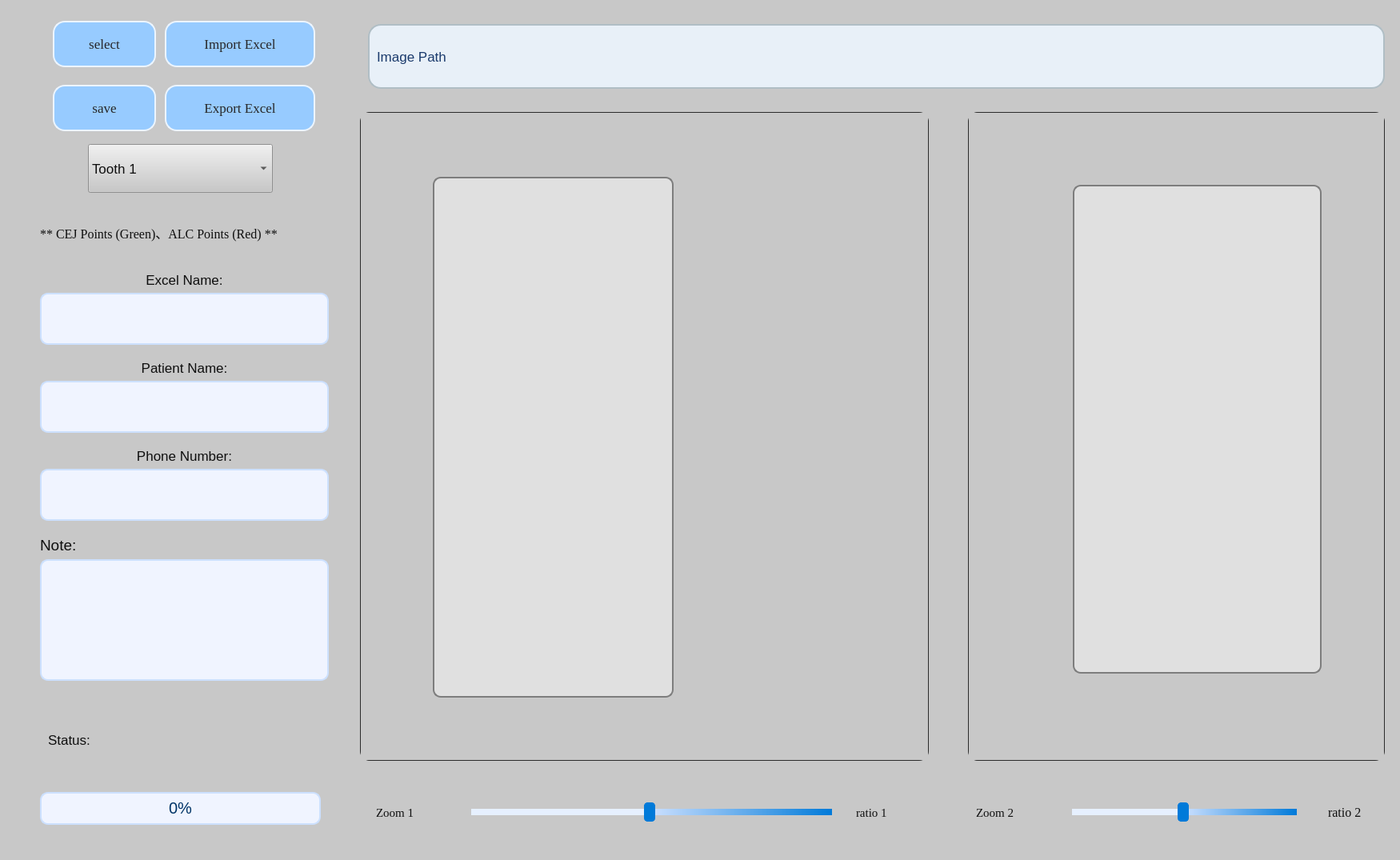
<?xml version="1.0" encoding="UTF-8"?>
<ui version="4.0">
 <class>Dentist_app</class>
 <widget class="QWidget" name="Dentist_app">
  <property name="geometry">
   <rect>
    <x>0</x>
    <y>0</y>
    <width>1750</width>
    <height>1075</height>
   </rect>
  </property>
  <property name="sizePolicy">
   <sizepolicy hsizetype="Fixed" vsizetype="Fixed">
    <horstretch>0</horstretch>
    <verstretch>0</verstretch>
   </sizepolicy>
  </property>
  <property name="baseSize">
   <size>
    <width>0</width>
    <height>0</height>
   </size>
  </property>
  <property name="font">
   <font>
    <family>Times New Roman</family>
    <pointsize>12</pointsize>
    <weight>50</weight>
    <italic>false</italic>
    <bold>false</bold>
   </font>
  </property>
  <property name="cursor">
   <cursorShape>ArrowCursor</cursorShape>
  </property>
  <property name="windowTitle">
   <string>Dental app</string>
  </property>
  <property name="styleSheet">
   <string notr="true">font:  &quot;Times New Roman&quot;;
color: rgb(15, 15, 15);
background-color: rgb(200, 200, 200);
</string>
  </property>
  <widget class="QSlider" name="slider_zoom_1">
   <property name="geometry">
    <rect>
     <x>589</x>
     <y>990</y>
     <width>451</width>
     <height>51</height>
    </rect>
   </property>
   <property name="styleSheet">
    <string notr="true">QSlider::groove:horizontal {
    border: 2px solid #cccccc; /* 淺灰色邊框 */
    height: 4px; /* 增加高度以便顯示更清晰 */
}

QSlider::handle:horizontal {
    background: #007ad9; /* 藍色手柄 */
    width: 12px; /* 手柄的寬度 */
    height: 20px; /* 增加手柄的高度，讓手柄變長 */
    margin: -10px -6px; /* 調整手柄的位置 */
    border-radius: 4px; /* 圓角更明顯 */
    border: 1px solid #007ad9; /* 藍色邊框 */
}

QSlider::add-page:horizontal {
    background: qlineargradient(x1:0, y1:0, x2:1, y2:0, stop:0 #cce0ff, stop:1 #007ad9); /* 藍色漸變 */
}

QSlider::sub-page:horizontal {
    background: #e6f0ff; /* 藍灰色背景 */
}

QSlider::handle:horizontal:hover {
    background: #0056a0; /* 更深藍色手柄 */
    border-color: #0056a0; /* 同樣顏色的邊框 */
}
</string>
   </property>
   <property name="value">
    <number>49</number>
   </property>
   <property name="orientation">
    <enum>Qt::Horizontal</enum>
   </property>
  </widget>
  <widget class="QLabel" name="label_ratio_1">
   <property name="geometry">
    <rect>
     <x>1070</x>
     <y>990</y>
     <width>71</width>
     <height>51</height>
    </rect>
   </property>
   <property name="font">
    <font>
     <family>Times New Roman</family>
     <pointsize>11</pointsize>
     <weight>50</weight>
     <italic>false</italic>
     <bold>false</bold>
    </font>
   </property>
   <property name="text">
    <string>ratio 1</string>
   </property>
  </widget>
  <widget class="QLabel" name="label_img_path">
   <property name="geometry">
    <rect>
     <x>460</x>
     <y>30</y>
     <width>1271</width>
     <height>81</height>
    </rect>
   </property>
   <property name="font">
    <font>
     <pointsize>13</pointsize>
     <weight>50</weight>
     <italic>false</italic>
     <bold>false</bold>
    </font>
   </property>
   <property name="styleSheet">
    <string notr="true">QLabel {
    border: 2px solid #b0bec5; /* 中灰藍色邊框 */
    padding: 5px;
    background: #e8f0f8; /* 淺藍灰色背景 */
    color: #1a3a6c; /* 深藍色文字 */
    border-radius: 16px; /* 圓角邊框 */
}
</string>
   </property>
   <property name="text">
    <string>Image Path</string>
   </property>
  </widget>
  <widget class="QSlider" name="slider_zoom_2">
   <property name="geometry">
    <rect>
     <x>1340</x>
     <y>990</y>
     <width>281</width>
     <height>51</height>
    </rect>
   </property>
   <property name="styleSheet">
    <string notr="true">QSlider::groove:horizontal {
    border: 2px solid #cccccc; /* 淺灰色邊框 */
    height: 4px; /* 增加高度以便顯示更清晰 */
}

QSlider::handle:horizontal {
    background: #007ad9; /* 藍色手柄 */
    width: 12px; /* 手柄的寬度 */
    height: 20px; /* 增加手柄的高度，讓手柄變長 */
    margin: -10px -6px; /* 調整手柄的位置 */
    border-radius: 4px; /* 圓角更明顯 */
    border: 1px solid #007ad9; /* 藍色邊框 */
}

QSlider::add-page:horizontal {
    background: qlineargradient(x1:0, y1:0, x2:1, y2:0, stop:0 #cce0ff, stop:1 #007ad9); /* 藍色漸變 */
}

QSlider::sub-page:horizontal {
    background: #e6f0ff; /* 藍灰色背景 */
}

QSlider::handle:horizontal:hover {
    background: #0056a0; /* 更深藍色手柄 */
    border-color: #0056a0; /* 同樣顏色的邊框 */
}
</string>
   </property>
   <property name="value">
    <number>49</number>
   </property>
   <property name="orientation">
    <enum>Qt::Horizontal</enum>
   </property>
  </widget>
  <widget class="QLabel" name="label_ratio_2">
   <property name="geometry">
    <rect>
     <x>1660</x>
     <y>990</y>
     <width>71</width>
     <height>51</height>
    </rect>
   </property>
   <property name="font">
    <font>
     <family>Times New Roman</family>
     <pointsize>12</pointsize>
     <weight>50</weight>
     <italic>false</italic>
     <bold>false</bold>
    </font>
   </property>
   <property name="text">
    <string>ratio 2</string>
   </property>
  </widget>
  <widget class="QLabel" name="label_zoom_1">
   <property name="geometry">
    <rect>
     <x>470</x>
     <y>990</y>
     <width>81</width>
     <height>51</height>
    </rect>
   </property>
   <property name="font">
    <font>
     <family>Times New Roman</family>
     <pointsize>11</pointsize>
     <weight>50</weight>
     <italic>false</italic>
     <bold>false</bold>
    </font>
   </property>
   <property name="text">
    <string>Zoom 1</string>
   </property>
  </widget>
  <widget class="QLabel" name="label_zoom_2">
   <property name="geometry">
    <rect>
     <x>1220</x>
     <y>990</y>
     <width>91</width>
     <height>51</height>
    </rect>
   </property>
   <property name="font">
    <font>
     <family>Times New Roman</family>
     <pointsize>11</pointsize>
     <weight>50</weight>
     <italic>false</italic>
     <bold>false</bold>
    </font>
   </property>
   <property name="text">
    <string>Zoom 2</string>
   </property>
  </widget>
  <widget class="QWidget" name="verticalLayoutWidget">
   <property name="geometry">
    <rect>
     <x>450</x>
     <y>140</y>
     <width>711</width>
     <height>811</height>
    </rect>
   </property>
   <layout class="QVBoxLayout" name="verticalLayout">
    <item>
     <widget class="QScrollArea" name="scrollArea">
      <property name="styleSheet">
       <string notr="true">QScrollArea {
    border: 1px solid #2c2c2c; /* 深灰色邊框 */
    border-radius: 12px; /* 邊角圓滑 */
    background-color: #1e1e1e; /* 深色背景 */
}

QScrollBar:vertical {
    border: 1px solid #2c2c2c; /* 深灰色邊框 */
    background: #2e2e2e; /* 深灰色背景 */
    width: 14px; /* 垂直滾動條寬度 */
}

QScrollBar:horizontal {
    border: 1px solid #2c2c2c; /* 深灰色邊框 */
    background: #2e2e2e; /* 深灰色背景 */
    height: 14px; /* 水平滾動條高度 */
}

QScrollBar::handle:vertical {
    background: #4a4a4a; /* 更深的灰色滾動條手柄 */
    border-radius: 7px; /* 滾動條手柄圓角 */
}

QScrollBar::handle:horizontal {
    background: #4a4a4a; /* 更深的灰色滾動條手柄 */
    border-radius: 7px; /* 滾動條手柄圓角 */
}

QScrollBar::add-line:vertical {
    border: 1px solid #2c2c2c; /* 深灰色邊框 */
    background: #2e2e2e; /* 深灰色背景 */
    height: 10px; /* 添加按鈕高度 */
}

QScrollBar::sub-line:vertical {
    border: 1px solid #2c2c2c; /* 深灰色邊框 */
    background: #2e2e2e; /* 深灰色背景 */
    height: 10px; /* 減少按鈕高度 */
}

QScrollBar::add-line:horizontal {
    border: 1px solid #2c2c2c; /* 深灰色邊框 */
    background: #2e2e2e; /* 深灰色背景 */
    width: 10px; /* 添加按鈕寬度 */
}

QScrollBar::sub-line:horizontal {
    border: 1px solid #2c2c2c; /* 深灰色邊框 */
    background: #2e2e2e; /* 深灰色背景 */
    width: 10px; /* 減少按鈕寬度 */
}

QScrollBar::add-page:vertical, QScrollBar::sub-page:vertical {
    background: #1e1e1e; /* 深色背景 */
}

QScrollBar::add-page:horizontal, QScrollBar::sub-page:horizontal {
    background: #1e1e1e; /* 深色背景 */
}
</string>
      </property>
      <property name="widgetResizable">
       <bool>true</bool>
      </property>
      <widget class="QWidget" name="scrollAreaWidgetContents">
       <property name="geometry">
        <rect>
         <x>0</x>
         <y>0</y>
         <width>707</width>
         <height>807</height>
        </rect>
       </property>
       <widget class="QLabel" name="label_original_img">
        <property name="geometry">
         <rect>
          <x>90</x>
          <y>80</y>
          <width>301</width>
          <height>651</height>
         </rect>
        </property>
        <property name="styleSheet">
         <string notr="true">QLabel {
    background-color: #e0e0e0; /* 更深的淺灰色背景 */
    border: 2px solid #7d7d7d; /* 深灰色邊框 */
    border-radius: 10px; /* 邊角圓滑 */
    padding: 5px; /* 內邊距 */
}

QLabel::image {
    border-radius: 8px; /* 圖片邊角圓滑 */
}
</string>
        </property>
        <property name="text">
         <string/>
        </property>
       </widget>
      </widget>
     </widget>
    </item>
   </layout>
  </widget>
  <widget class="QWidget" name="verticalLayoutWidget_2">
   <property name="geometry">
    <rect>
     <x>1210</x>
     <y>140</y>
     <width>521</width>
     <height>811</height>
    </rect>
   </property>
   <layout class="QVBoxLayout" name="verticalLayout_2">
    <item>
     <widget class="QScrollArea" name="scrollArea_2">
      <property name="styleSheet">
       <string notr="true">QScrollArea {
    border: 1px solid #2c2c2c; /* 深灰色邊框 */
    border-radius: 12px; /* 邊角圓滑 */
    background-color: #1e1e1e; /* 深色背景 */
}

QScrollBar:vertical {
    border: 1px solid #2c2c2c; /* 深灰色邊框 */
    background: #2e2e2e; /* 深灰色背景 */
    width: 14px; /* 垂直滾動條寬度 */
}

QScrollBar:horizontal {
    border: 1px solid #2c2c2c; /* 深灰色邊框 */
    background: #2e2e2e; /* 深灰色背景 */
    height: 14px; /* 水平滾動條高度 */
}

QScrollBar::handle:vertical {
    background: #4a4a4a; /* 更深的灰色滾動條手柄 */
    border-radius: 7px; /* 滾動條手柄圓角 */
}

QScrollBar::handle:horizontal {
    background: #4a4a4a; /* 更深的灰色滾動條手柄 */
    border-radius: 7px; /* 滾動條手柄圓角 */
}

QScrollBar::add-line:vertical {
    border: 1px solid #2c2c2c; /* 深灰色邊框 */
    background: #2e2e2e; /* 深灰色背景 */
    height: 10px; /* 添加按鈕高度 */
}

QScrollBar::sub-line:vertical {
    border: 1px solid #2c2c2c; /* 深灰色邊框 */
    background: #2e2e2e; /* 深灰色背景 */
    height: 10px; /* 減少按鈕高度 */
}

QScrollBar::add-line:horizontal {
    border: 1px solid #2c2c2c; /* 深灰色邊框 */
    background: #2e2e2e; /* 深灰色背景 */
    width: 10px; /* 添加按鈕寬度 */
}

QScrollBar::sub-line:horizontal {
    border: 1px solid #2c2c2c; /* 深灰色邊框 */
    background: #2e2e2e; /* 深灰色背景 */
    width: 10px; /* 減少按鈕寬度 */
}

QScrollBar::add-page:vertical, QScrollBar::sub-page:vertical {
    background: #1e1e1e; /* 深色背景 */
}

QScrollBar::add-page:horizontal, QScrollBar::sub-page:horizontal {
    background: #1e1e1e; /* 深色背景 */
}
</string>
      </property>
      <property name="widgetResizable">
       <bool>true</bool>
      </property>
      <widget class="QWidget" name="scrollAreaWidgetContents_2">
       <property name="geometry">
        <rect>
         <x>0</x>
         <y>0</y>
         <width>517</width>
         <height>807</height>
        </rect>
       </property>
       <widget class="QLabel" name="label_crop_tooth">
        <property name="geometry">
         <rect>
          <x>130</x>
          <y>90</y>
          <width>311</width>
          <height>611</height>
         </rect>
        </property>
        <property name="styleSheet">
         <string notr="true">QLabel {
    background-color: #e0e0e0; /* 更深的淺灰色背景 */
    border: 2px solid #7d7d7d; /* 深灰色邊框 */
    border-radius: 10px; /* 邊角圓滑 */
    padding: 5px; /* 內邊距 */
}

QLabel::image {
    border-radius: 8px; /* 圖片邊角圓滑 */
}
</string>
        </property>
        <property name="text">
         <string/>
        </property>
       </widget>
      </widget>
     </widget>
    </item>
   </layout>
  </widget>
  <widget class="QWidget" name="layoutWidget_4">
   <property name="geometry">
    <rect>
     <x>50</x>
     <y>560</y>
     <width>361</width>
     <height>91</height>
    </rect>
   </property>
   <layout class="QVBoxLayout" name="verticalLayout_3">
    <item>
     <widget class="QLabel" name="label_phone">
      <property name="font">
       <font>
        <pointsize>13</pointsize>
       </font>
      </property>
      <property name="text">
       <string>Phone Number:</string>
      </property>
      <property name="alignment">
       <set>Qt::AlignCenter</set>
      </property>
     </widget>
    </item>
    <item>
     <widget class="QTextEdit" name="textEdit_phone">
      <property name="font">
       <font>
        <pointsize>16</pointsize>
        <weight>50</weight>
        <italic>false</italic>
        <bold>false</bold>
       </font>
      </property>
      <property name="styleSheet">
       <string notr="true">QTextEdit {
    border: 2px solid #cce0ff; /* 淺藍色邊框 */
    padding: 5px;
    background: #f0f4ff; /* 藍灰色背景 */
    color: #003366; /* 更深的藍色文字 */
    border-radius: 10px;
    selection-background-color: #007ad9; /* 藍色選擇背景 */
    selection-color: #f0f4ff; /* 藍灰色選擇文字 */
}
</string>
      </property>
      <property name="html">
       <string>&lt;!DOCTYPE HTML PUBLIC &quot;-//W3C//DTD HTML 4.0//EN&quot; &quot;http://www.w3.org/TR/REC-html40/strict.dtd&quot;&gt;
&lt;html&gt;&lt;head&gt;&lt;meta name=&quot;qrichtext&quot; content=&quot;1&quot; /&gt;&lt;style type=&quot;text/css&quot;&gt;
p, li { white-space: pre-wrap; }
&lt;/style&gt;&lt;/head&gt;&lt;body style=&quot; font-family:'PMingLiU'; font-size:16pt; font-weight:400; font-style:normal;&quot;&gt;
&lt;p style=&quot;-qt-paragraph-type:empty; margin-top:0px; margin-bottom:0px; margin-left:0px; margin-right:0px; -qt-block-indent:0; text-indent:0px; font-size:14px;&quot;&gt;&lt;br /&gt;&lt;/p&gt;&lt;/body&gt;&lt;/html&gt;</string>
      </property>
     </widget>
    </item>
   </layout>
  </widget>
  <widget class="QLabel" name="label_status">
   <property name="geometry">
    <rect>
     <x>60</x>
     <y>890</y>
     <width>341</width>
     <height>70</height>
    </rect>
   </property>
   <property name="font">
    <font>
     <pointsize>13</pointsize>
    </font>
   </property>
   <property name="text">
    <string>Status:</string>
   </property>
  </widget>
  <widget class="QWidget" name="layoutWidget">
   <property name="geometry">
    <rect>
     <x>50</x>
     <y>450</y>
     <width>361</width>
     <height>91</height>
    </rect>
   </property>
   <layout class="QVBoxLayout" name="verticalLayout_14">
    <item>
     <widget class="QLabel" name="label_patient_name">
      <property name="font">
       <font>
        <pointsize>13</pointsize>
       </font>
      </property>
      <property name="text">
       <string>Patient Name:</string>
      </property>
      <property name="alignment">
       <set>Qt::AlignCenter</set>
      </property>
     </widget>
    </item>
    <item>
     <widget class="QTextEdit" name="textEdit_name">
      <property name="font">
       <font>
        <pointsize>16</pointsize>
        <weight>50</weight>
        <italic>false</italic>
        <bold>false</bold>
       </font>
      </property>
      <property name="toolTipDuration">
       <number>-1</number>
      </property>
      <property name="styleSheet">
       <string notr="true">QTextEdit {
    border: 2px solid #cce0ff; /* 淺藍色邊框 */
    padding: 5px;
    background: #f0f4ff; /* 藍灰色背景 */
    color: #003366; /* 更深的藍色文字 */
    border-radius: 10px;
    selection-background-color: #007ad9; /* 藍色選擇背景 */
    selection-color: #f0f4ff; /* 藍灰色選擇文字 */
}
</string>
      </property>
     </widget>
    </item>
   </layout>
  </widget>
  <widget class="QProgressBar" name="progressBar_status">
   <property name="geometry">
    <rect>
     <x>50</x>
     <y>990</y>
     <width>351</width>
     <height>41</height>
    </rect>
   </property>
   <property name="font">
    <font>
     <pointsize>15</pointsize>
    </font>
   </property>
   <property name="styleSheet">
    <string notr="true">QProgressBar {
    border: 2px solid #cce0ff; /* 淺藍色邊框 */
    padding: 2px;
    text-align: center;
    background: #f0f4ff; /* 藍灰色背景 */
    color: #003366; /* 深藍色文字 */
    border-radius: 10px;
}

QProgressBar::chunk {
    background: #007ad9; /* 藍色填充 */
    border-radius: 10px;
}
</string>
   </property>
   <property name="value">
    <number>0</number>
   </property>
  </widget>
  <widget class="QWidget" name="layoutWidget_2">
   <property name="geometry">
    <rect>
     <x>50</x>
     <y>670</y>
     <width>361</width>
     <height>181</height>
    </rect>
   </property>
   <layout class="QVBoxLayout" name="verticalLayout_11">
    <item>
     <widget class="QLabel" name="label_note">
      <property name="font">
       <font>
        <pointsize>14</pointsize>
       </font>
      </property>
      <property name="text">
       <string>Note:</string>
      </property>
     </widget>
    </item>
    <item>
     <widget class="QTextEdit" name="textEdit_note">
      <property name="font">
       <font>
        <pointsize>15</pointsize>
        <weight>50</weight>
        <italic>false</italic>
        <bold>false</bold>
       </font>
      </property>
      <property name="styleSheet">
       <string notr="true">QTextEdit {
    border: 2px solid #cce0ff; /* 淺藍色邊框 */
    padding: 5px;
    background: #f0f4ff; /* 藍灰色背景 */
    color: #003366; /* 更深的藍色文字 */
    border-radius: 10px;
    selection-background-color: #007ad9; /* 藍色選擇背景 */
    selection-color: #f0f4ff; /* 藍灰色選擇文字 */
}
</string>
      </property>
      <property name="html">
       <string>&lt;!DOCTYPE HTML PUBLIC &quot;-//W3C//DTD HTML 4.0//EN&quot; &quot;http://www.w3.org/TR/REC-html40/strict.dtd&quot;&gt;
&lt;html&gt;&lt;head&gt;&lt;meta name=&quot;qrichtext&quot; content=&quot;1&quot; /&gt;&lt;style type=&quot;text/css&quot;&gt;
p, li { white-space: pre-wrap; }
&lt;/style&gt;&lt;/head&gt;&lt;body style=&quot; font-family:'PMingLiU'; font-size:15pt; font-weight:400; font-style:normal;&quot;&gt;
&lt;p style=&quot;-qt-paragraph-type:empty; margin-top:0px; margin-bottom:0px; margin-left:0px; margin-right:0px; -qt-block-indent:0; text-indent:0px; font-size:14px;&quot;&gt;&lt;br /&gt;&lt;/p&gt;&lt;/body&gt;&lt;/html&gt;</string>
      </property>
     </widget>
    </item>
   </layout>
  </widget>
  <widget class="QWidget" name="layoutWidget_3">
   <property name="geometry">
    <rect>
     <x>50</x>
     <y>340</y>
     <width>361</width>
     <height>91</height>
    </rect>
   </property>
   <layout class="QVBoxLayout" name="verticalLayout_4">
    <item>
     <widget class="QLabel" name="label_excel_name">
      <property name="font">
       <font>
        <pointsize>13</pointsize>
       </font>
      </property>
      <property name="text">
       <string>Excel Name:</string>
      </property>
      <property name="alignment">
       <set>Qt::AlignCenter</set>
      </property>
     </widget>
    </item>
    <item>
     <widget class="QTextEdit" name="textEdit_excel_name">
      <property name="font">
       <font>
        <pointsize>16</pointsize>
        <weight>50</weight>
        <italic>false</italic>
        <bold>false</bold>
       </font>
      </property>
      <property name="styleSheet">
       <string notr="true">QTextEdit {
    border: 2px solid #cce0ff; /* 淺藍色邊框 */
    padding: 5px;
    background: #f0f4ff; /* 藍灰色背景 */
    color: #003366; /* 更深的藍色文字 */
    border-radius: 10px;
    selection-background-color: #007ad9; /* 藍色選擇背景 */
    selection-color: #f0f4ff; /* 藍灰色選擇文字 */
}
</string>
      </property>
     </widget>
    </item>
   </layout>
  </widget>
  <widget class="QPushButton" name="btn_select_img">
   <property name="geometry">
    <rect>
     <x>60</x>
     <y>20</y>
     <width>141</width>
     <height>70</height>
    </rect>
   </property>
   <property name="font">
    <font>
     <family>Times New Roman</family>
     <pointsize>13</pointsize>
     <weight>50</weight>
     <italic>false</italic>
     <bold>false</bold>
    </font>
   </property>
   <property name="styleSheet">
    <string notr="true">QPushButton {
    margin: 6px;
    background-color: #97CBFF;
    border: 2px solid #ECF5FF;
    border-radius: 15px;
    color: #272727;
}

QPushButton::hover {
    background-color: #2894FF;
}

QPushButton::pressed {
    background-color: #005BB5;
    color: #FFFFFF;
}

</string>
   </property>
   <property name="text">
    <string>select</string>
   </property>
   <property name="icon">
    <iconset resource="images/images.qrc">
     <normaloff>:/images/select_4.png</normaloff>
     <normalon>:/images/select_5.png</normalon>:/images/select_4.png</iconset>
   </property>
   <property name="iconSize">
    <size>
     <width>40</width>
     <height>41</height>
    </size>
   </property>
   <property name="checkable">
    <bool>true</bool>
   </property>
   <property name="autoExclusive">
    <bool>true</bool>
   </property>
  </widget>
  <widget class="QLabel" name="label_CEJ_ALC_color">
   <property name="geometry">
    <rect>
     <x>50</x>
     <y>270</y>
     <width>371</width>
     <height>41</height>
    </rect>
   </property>
   <property name="font">
    <font>
     <family>Times New Roman</family>
     <pointsize>12</pointsize>
    </font>
   </property>
   <property name="text">
    <string>** CEJ Points (Green)、ALC Points (Red) **</string>
   </property>
   <property name="indent">
    <number>0</number>
   </property>
  </widget>
  <widget class="QComboBox" name="comboBox_select_tooth">
   <property name="geometry">
    <rect>
     <x>110</x>
     <y>180</y>
     <width>231</width>
     <height>61</height>
    </rect>
   </property>
   <property name="font">
    <font>
     <pointsize>13</pointsize>
    </font>
   </property>
   <property name="styleSheet">
    <string notr="true">/* style for the QComboBox */
#comboBox {
    border: 1px solid #c0c8d0; /* 淺藍灰色邊框 */
    border-radius: 4px;
    padding-left: 10px;
    background-color: #f0f4f8; /* 藍灰色背景 */
    color: #003366; /* 深藍色文字 */
}

/* style for drop down area */
#comboBox::drop-down {
    border: 1px solid #c0c8d0; /* 淺藍灰色邊框 */
    border-top: 0; /* 去除下拉箭頭上方的邊框 */
}

/* style for drop down arrow */
#comboBox::down-arrow {
    image: url(:/images/arrow-down-icon.png);
    width: 20px;
    height: 20px;
    background-color: #e0e4e8; /* 淺藍灰色背景 */
    border: 1px solid #c0c8d0; /* 淺藍灰色邊框 */
    border-radius: 4px; /* 邊框圓角 */
}

/* style for QComboBox after open select menu */
#comboBox::down-arrow:on {
    background-color: #d0d8e0; /* 當打開選單時的背景色 */
}

/* style for list menu */
#comboBox QListView {
    font-size: 12px;
    border: 1px solid #c0c8d0; /* 淺藍灰色邊框 */
    padding: 5px;
    background-color: #f0f4f8; /* 藍灰色背景 */
    outline: 0; /* 移除 outline */
}

/* style for list items */
#comboBox QListView::item {
    padding-left: 10px;
    background-color: #f0f4f8; /* 藍灰色背景 */
    color: #003366; /* 深藍色文字 */
}

#comboBox QListView::item:hover {
    background-color: #c0d4e0; /* 淺藍色背景 */
    color: #003366; /* 深藍色文字 */
}

#comboBox QListView::item:selected {
    background-color: #003366; /* 深藍色背景 */
    color: #f0f4f8; /* 藍灰色文字 */
}
</string>
   </property>
   <property name="iconSize">
    <size>
     <width>20</width>
     <height>20</height>
    </size>
   </property>
   <item>
    <property name="text">
     <string>Tooth 1</string>
    </property>
   </item>
  </widget>
  <widget class="QPushButton" name="pushButton_export">
   <property name="geometry">
    <rect>
     <x>200</x>
     <y>100</y>
     <width>200</width>
     <height>70</height>
    </rect>
   </property>
   <property name="font">
    <font>
     <family>Times New Roman</family>
     <pointsize>13</pointsize>
    </font>
   </property>
   <property name="styleSheet">
    <string notr="true">QPushButton {
                margin: 6px;
                background-color: #97CBFF;
                border: 2px solid #ECF5FF;
                border-radius: 15px;
                color: #272727;
            }

            QPushButton::hover {
                background-color: #2894FF;
            }

            QPushButton::pressed {
                background-color: #005BB5;
                color: #FFFFFF;
            }</string>
   </property>
   <property name="text">
    <string>Export Excel</string>
   </property>
   <property name="icon">
    <iconset resource="images/images.qrc">
     <normaloff>:/images/export_3.png</normaloff>
     <normalon>:/images/export_4.png</normalon>:/images/export_3.png</iconset>
   </property>
   <property name="iconSize">
    <size>
     <width>38</width>
     <height>34</height>
    </size>
   </property>
   <property name="checkable">
    <bool>true</bool>
   </property>
   <property name="autoExclusive">
    <bool>true</bool>
   </property>
  </widget>
  <widget class="QPushButton" name="pushButton_import">
   <property name="geometry">
    <rect>
     <x>200</x>
     <y>20</y>
     <width>200</width>
     <height>70</height>
    </rect>
   </property>
   <property name="font">
    <font>
     <family>Times New Roman</family>
     <pointsize>13</pointsize>
    </font>
   </property>
   <property name="styleSheet">
    <string notr="true">QPushButton {
    margin: 6px;
    background-color: #97CBFF;
    border: 2px solid #ECF5FF;
    border-radius: 15px;
    color: #272727;
}

QPushButton::hover {
    background-color: #2894FF;
}

QPushButton::pressed {
    background-color: #005BB5;
    color: #FFFFFF;
}

</string>
   </property>
   <property name="text">
    <string>Import Excel</string>
   </property>
   <property name="icon">
    <iconset resource="images/images.qrc">
     <normaloff>:/images/import_3.png</normaloff>
     <normalon>:/images/import_4.png</normalon>:/images/import_3.png</iconset>
   </property>
   <property name="iconSize">
    <size>
     <width>41</width>
     <height>31</height>
    </size>
   </property>
   <property name="checkable">
    <bool>true</bool>
   </property>
   <property name="autoExclusive">
    <bool>true</bool>
   </property>
  </widget>
  <widget class="QPushButton" name="pushButton_save">
   <property name="geometry">
    <rect>
     <x>60</x>
     <y>100</y>
     <width>141</width>
     <height>70</height>
    </rect>
   </property>
   <property name="font">
    <font>
     <family>Times New Roman</family>
     <pointsize>13</pointsize>
     <weight>50</weight>
     <italic>false</italic>
     <bold>false</bold>
     <stylestrategy>PreferAntialias</stylestrategy>
    </font>
   </property>
   <property name="layoutDirection">
    <enum>Qt::LeftToRight</enum>
   </property>
   <property name="styleSheet">
    <string notr="true">QPushButton {
                margin: 6px;
                background-color: #97CBFF;
                border: 2px solid #ECF5FF;
                border-radius: 15px;
                color: #272727;
            }

            QPushButton::hover {
                background-color: #2894FF;
            }

            QPushButton::pressed {
                background-color: #005BB5;
                color: #FFFFFF;
            }</string>
   </property>
   <property name="text">
    <string>save</string>
   </property>
   <property name="icon">
    <iconset resource="images/images.qrc">
     <normaloff>:/images/save_1.png</normaloff>
     <normalon>:/images/save_3.png</normalon>:/images/save_1.png</iconset>
   </property>
   <property name="iconSize">
    <size>
     <width>40</width>
     <height>32</height>
    </size>
   </property>
   <property name="checkable">
    <bool>true</bool>
   </property>
   <property name="autoExclusive">
    <bool>true</bool>
   </property>
  </widget>
 </widget>
 <resources>
  <include location="images/images.qrc"/>
 </resources>
 <connections/>
</ui>
